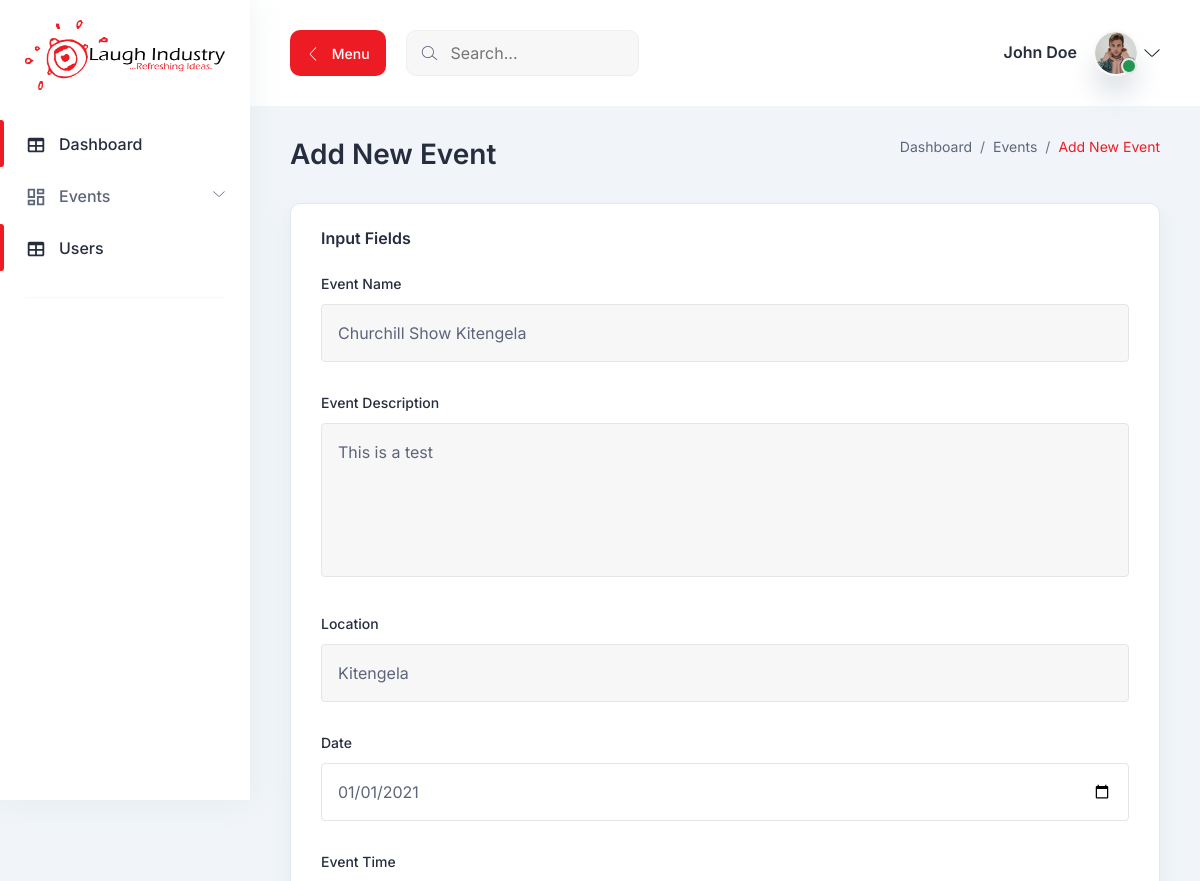
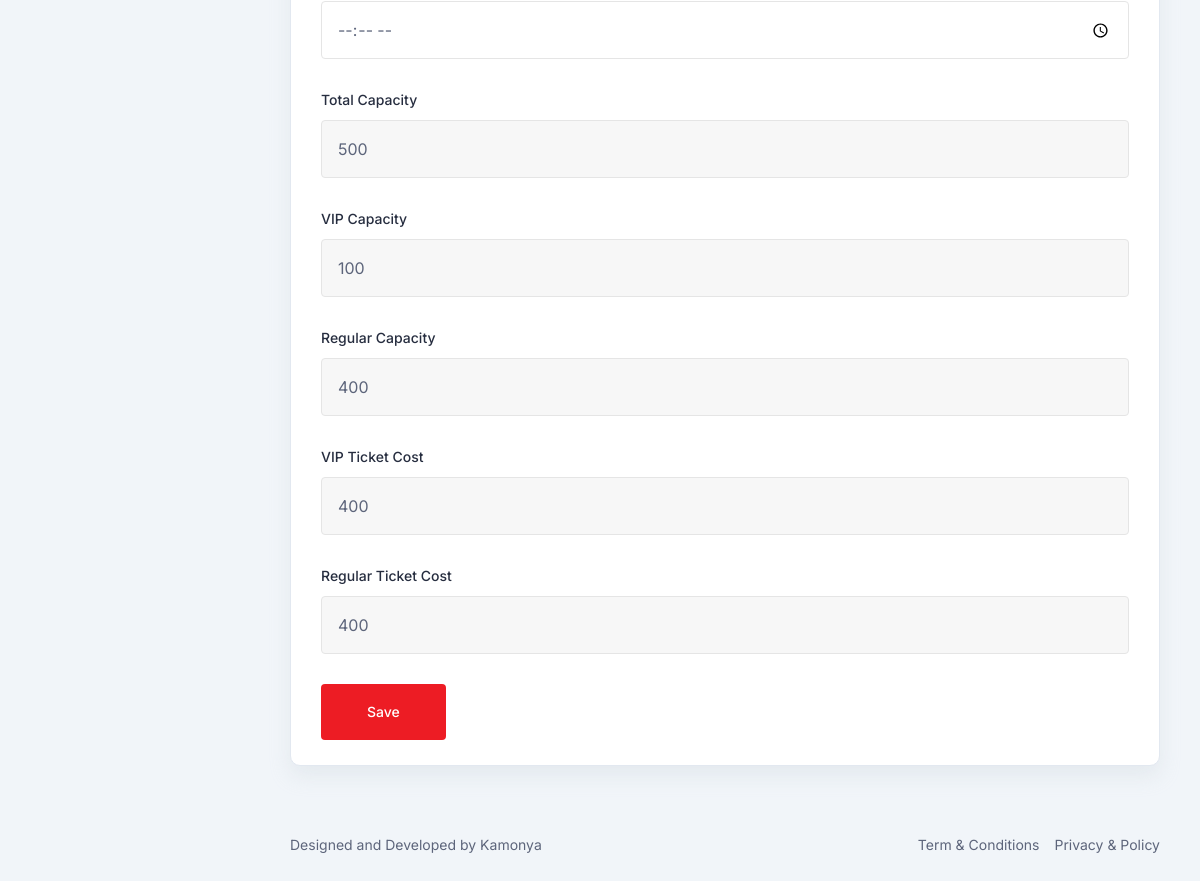
Screenshot of /edit-event.php?id=9 with the database file from the repository (2 pictures, top to bottom).
### tables this page shows
CREATE TABLE `events` (
  `Id` int(11) NOT NULL,
  `EventName` text NOT NULL,
  `EventDescription` varchar(50) NOT NULL,
  `Location` text NOT NULL,
  `Date` date NOT NULL,
  `EventTime` text NOT NULL,
  `TotalCapacity` int(11) NOT NULL,
  `VIPCapacity` int(11) NOT NULL,
  `RegularCapacity` int(11) NOT NULL,
  `VIPTicketCost` decimal(10,0) NOT NULL,
  `RegularTicketCost` decimal(10,0) NOT NULL,
  `CreatedBy` int(11) NOT NULL
);

### func/config.php (called while the page is built, shortened)
<?php
$db = new PDO("mysql:host=".DBHOST.";port=3306;dbname=".DBNAME, DBUSER, DBPASS);
$db->setAttribute(PDO::ATTR_ERRMODE, PDO::ERRMODE_EXCEPTION);
function myAutoload($class) {
   $class = strtolower($class);
   $classpath = 'classes/class.'.$class . '.php';
}
$event = new Events($db);
?>

### classes/class.events.php (called while the page is built, shortened)
<?php
class Events{
	function __construct($db){
		$this->_db = $db;
	}
  public function fetch_events($query){
    $stmt = $this->_db->prepare($query);
    $stmt->execute();
    $row=$stmt->fetchAll();
    $userData = $row;
    return $userData;
  }
}
?>

### edit-event.php (the view, shortened to what this page needs)
<?php
	require('func/config.php');
  if(isset($_GET['id']))
  {
    $id = trim($_GET['id']);
    $event_query = "select * from events where Id = $id";
	  $event = $event->fetch_events($event_query);
  }else {
    if(isset($_SERVER['HTTP_REFERER'])) {
      header('Location: '.$_SERVER['HTTP_REFERER']);
    }
  }
 ?>
<!DOCTYPE html>
<html lang="en">
  <head>
    <link rel="stylesheet" href="assets/css/bootstrap.min.css" />
    <link rel="stylesheet" href="assets/css/lineicons.css" />
    <link rel="stylesheet" href="assets/css/materialdesignicons.min.css" />
    <link rel="stylesheet" href="assets/css/fullcalendar.css" />
    <link rel="stylesheet" href="assets/css/main.css" />
  </head>
  <body>
    <?php include('includes/sidebar-nav.php');?>
    <main class="main-wrapper">
      <?php include('includes/header.php');?>
      <section class="tab-components">
        <div class="container-fluid">
          <div class="title-wrapper pt-30">
            <div class="row align-items-center">
              <div class="col-md-6">
                <div class="title mb-30">
                  <h2>Add New Event</h2>
                </div>
              </div>
              <div class="col-md-6">
                <div class="breadcrumb-wrapper mb-30">
                  <nav aria-label="breadcrumb">
                    <ol class="breadcrumb">
                      <li class="breadcrumb-item">
                        <a href="#0">Dashboard</a>
                      </li>
                      <li class="breadcrumb-item"><a href="#0">Events</a></li>
                      <li class="breadcrumb-item active" aria-current="page">
                      Add New Event
                      </li>
                    </ol>
                  </nav>
                </div>
              </div>
            </div>
          </div>
          <div class="form-elements-wrapper">
            <div class="row">
              <div class="col-lg-12">
                <div class="card-style mb-30">
                  <h6 class="mb-25">Input Fields</h6>
                  <?php foreach ($event as $item) :?>
                    <form id = "eventform">
                    <div class="input-style-1">
                      <label>Event Name</label>
                      <input type="text" placeholder="Event Name" id ="EventName" value = "<?php echo $item['EventName'];?>"/>
                    </div>
                  <div class="input-style-1">
                    <label>Event Description</label>
                    <textarea placeholder="Event Description" rows="5" id = "EventDescription"><?php echo $item['EventDescription'];?> </textarea>
                  </div>
                    <div class="input-style-1">
                      <label>Location</label>
                      <input type="text" placeholder="Location" id ="Location" value = "<?php echo $item['Location'];?>"/>
                    </div>
                    <div class="input-style-1">
                      <label>Date</label>
                      <input type="date" id ="Date" value = "<?php echo $item['Date'];?>"/>
                    </div>
                    <div class="input-style-2">
                      <label>Event Time</label>
                      <input type="time" id ="EventTime" value = "<?php echo (string)$EventTime['EventTime'];?>"/>
                    </div>
                    <div class="input-style-1">
                      <label>Total Capacity</label>
                      <input type="text" placeholder="Total Capacity" id ="TotalCapacity" value = "<?php echo $item['TotalCapacity'];?>"/>
                    </div>
                    <div class="input-style-1">
                      <label>VIP Capacity</label>
                      <input type="text" placeholder="VIP Capacity" id ="VIPCapacity" value = "<?php echo $item['VIPCapacity'];?>" />
                    </div>
                    <div class="input-style-1">
                      <label>Regular Capacity</label>
                      <input type="text" placeholder="Regular Capacity" id ="RegularCapacity" value = "<?php echo $item['RegularCapacity'];?>" />
                    </div>
                    <div class="input-style-1">
                      <label>VIP Ticket Cost</label>
                      <input type="text" placeholder="VIP Ticket Cost" id ="VIPTicketCost" value = "<?php echo $item['VIPTicketCost'];?>" />
                    </div>
                  <div class="input-style-1">
                      <label>Regular Ticket Cost</label>
                      <input type="text" placeholder="Regular Ticket Cost" id ="RegularTicketCost" value = "<?php echo $item['RegularTicketCost'];?>" />
                    </div>
                    <div class="col-12">
                        <button class="main-btn primary-btn btn-hover" id = "SaveEvent">
                          Save
                        </button>
                      </div>
                    </form>
                  <?php endforeach; ?>
                </div>
              </div>
            </div>
          </div>
        </div>
      </section>
      <?php include('includes/footer.php');?>
    </main>
  </body>
</html>

### assets/css/fullcalendar.css (style rules this page uses)
:root { --fc-daygrid-event-dot-width: 8px; }
:root { --fc-list-event-dot-width: 10px; --fc-list-event-hover-bg-color: #f5f5f5; }

### rows the page displays
events: EventName "Churchill Show Kitengela", EventDescription "This is a test", Location "Kitengela", Date "01/01/2021", TotalCapacity "500", VIPCapacity "100", RegularCapacity "400", VIPTicketCost "400", RegularTicketCost "400"
